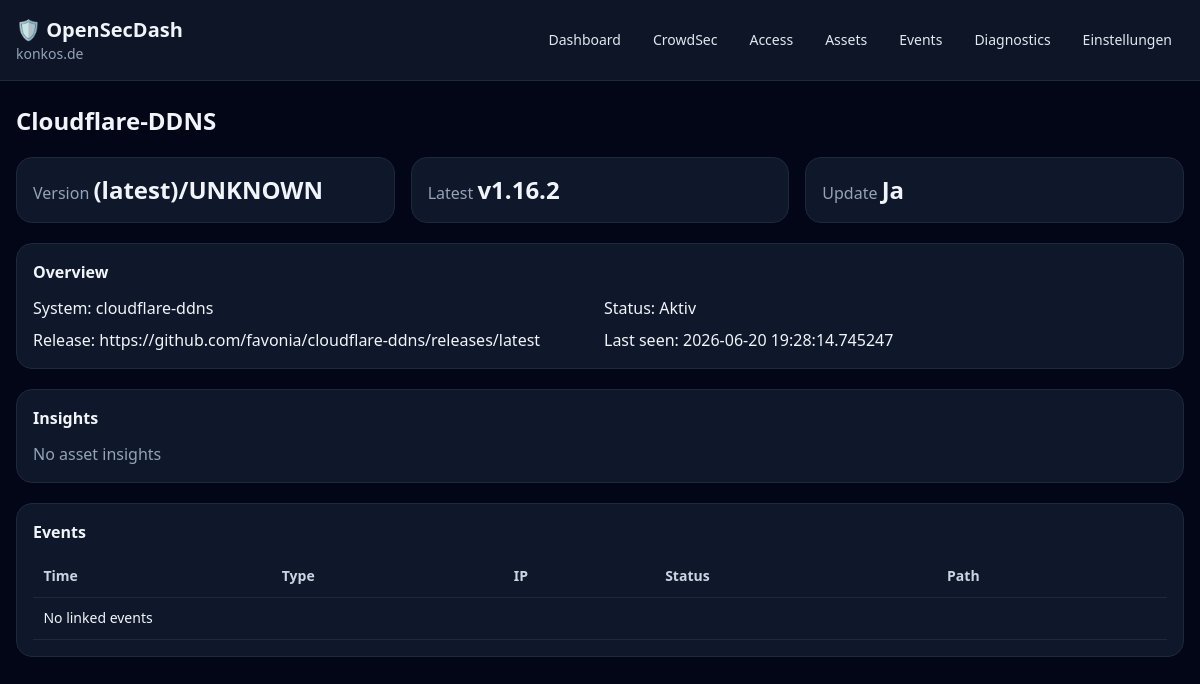
Page /assets/10 on the committed database.
### app/models/settings.py (models this page shows)
class Setting(Base):
    __tablename__ = "settings"
    id: Mapped[int] = mapped_column(primary_key=True)
    key: Mapped[str] = mapped_column(
        String(100),
        unique=True,
        index=True,
    )
    value: Mapped[str] = mapped_column(
        String(5000)
    )

### app/models/assets.py (models this page shows)
class Asset(Base):
    __tablename__ = "assets"
    id: Mapped[int] = mapped_column(primary_key=True)
    system_id: Mapped[int] = mapped_column(ForeignKey("systems.id"), index=True)
    system = relationship("System", back_populates="assets")
    name: Mapped[str] = mapped_column(String(255), index=True)
    type: Mapped[str] = mapped_column(String(50), default="application")
    description: Mapped[str | None] = mapped_column(Text, nullable=True)
    enabled: Mapped[bool] = mapped_column(Boolean, default=True)
    is_active: Mapped[bool] = mapped_column(Boolean, default=True, index=True)
    last_seen: Mapped[datetime | None] = mapped_column(DateTime, nullable=True)
    hostname: Mapped[str | None] = mapped_column(String(255), nullable=True, index=True)
    url: Mapped[str | None] = mapped_column(String(2048), nullable=True)
    version: Mapped[str] = mapped_column(String(255), default="")
    latest_version: Mapped[str | None] = mapped_column(String(255), nullable=True)
    icon: Mapped[str | None] = mapped_column(String(255), nullable=True)
    tags: Mapped[dict | None] = mapped_column(JSON, nullable=True)
    release_url: Mapped[str | None] = mapped_column(String(2048), nullable=True)
    release_api_url: Mapped[str | None] = mapped_column(String(2048), nullable=True)
    release_web_url: Mapped[str | None] = mapped_column(String(2048), nullable=True)
    update_check_type: Mapped[str] = mapped_column(String(50), default="github_release")
    update_available: Mapped[bool] = mapped_column(Boolean, default=False, index=True)
    last_checked: Mapped[datetime | None] = mapped_column(DateTime, nullable=True)

### app/models/systems.py (models this page shows)
class System(Base):
    __tablename__ = "systems"
    id: Mapped[int] = mapped_column(primary_key=True)
    vmid: Mapped[str] = mapped_column(String(100), unique=True, index=True)
    hostname: Mapped[str] = mapped_column(String(255), index=True)
    system_type: Mapped[str] = mapped_column(String(100), default="custom")
    last_seen: Mapped[datetime | None] = mapped_column(DateTime, nullable=True)
    assets = relationship("Asset", back_populates="system")

### app/api/pages.py (the view)
@router.get("/assets/{asset_id}")
def asset_page(asset_id: int, request: Request, db: Session = Depends(get_db)):
    asset = db.query(Asset).filter(Asset.id == asset_id).first()
    if asset is None:
        raise HTTPException(status_code=404, detail="Asset not found")
    events = db.query(Event).filter(Event.asset_id == asset.id).order_by(Event.event_time.desc()).limit(100).all()
    insights = db.query(Insight).filter(Insight.asset_id == asset.id).order_by(Insight.timestamp.desc()).limit(50).all()
    return render(request, db, "asset.html", asset=asset, events=events, insights=insights)

### app/templates/asset.html (shortened to what this page needs)
{% extends "base.html" %}
{% block content %}
    <h2 class="text-2xl font-semibold mb-5">{{ asset.name }}</h2>
    <section class="grid grid-cols-1 md:grid-cols-3 gap-4 mb-5">
        <div class="card">
            <span class="muted">Version</span>
            <strong class="text-2xl">{{ asset.version }}</strong>
        </div>
        <div class="card">
            <span class="muted">Latest</span>
            <strong class="text-2xl">{{ asset.latest_version or '-' }}</strong>
        </div>
        <div class="card">
            <span class="muted">Update</span>
            <strong class="text-2xl">{{ t("common.yes") if asset.update_available else t("common.no") }}</strong>
        </div>
    </section>
    <div class="card mb-5">
        <h3 class="font-semibold mb-3">Overview</h3>
        <div class="grid md:grid-cols-2 gap-2">
            <div>System: {{ asset.system.hostname if asset.system else '-' }}</div>
            <div>Status: {{ t("assets.active") if asset.is_active else t("assets.inactive") }}</div>
            <div>Release: {% if asset.release_url %}
                <a href="{{ asset.release_url }}" target="_blank">{{ asset.release_url }}</a>
                {% else %}
                    -
                {% endif %}
            </div>
            <div>Last seen: {{ asset.last_seen or '-' }}</div>
        </div>
    </div>
    <div class="card mb-5">
        <h3 class="font-semibold mb-3">Insights</h3>
        {% for insight in insights %}
            <div class="row">
                <span>{{ insight.title }}
                    <br>
                    <small class="muted">{{ insight.description }}</small>
                </span>
                <b>{{ insight.level }}</b>
            </div>
        {% else %}
            <p class="muted">No asset insights</p>
        {% endfor %}
    </div>
    <div class="card overflow-x-auto">
        <h3 class="font-semibold mb-3">Events</h3>
        <table class="w-full text-sm">
            <thead>
                <tr>
                    <th>Time</th>
                    <th>Type</th>
                    <th>IP</th>
                    <th>Status</th>
                    <th>Path</th>
                </tr>
            </thead>
            <tbody>
                {% for event in events %}
                    <tr>
                        <td>{{ event.event_time }}</td>
                        <td>{{ event.event_type }}</td>
                        <td>{{ event.ip or '-' }}</td>
                        <td>{{ event.status_code or '-' }}</td>
                        <td>{{ event.path or '-' }}</td>
                    </tr>
                {% else %}
                    <tr>
                        <td colspan="5">No linked events</td>
                    </tr>
                {% endfor %}
            </tbody>
        </table>
    </div>
{% endblock %}

### app/templates/base.html (shortened to what this page needs)
<!doctype html>
<html lang="{{ language }}" x-data="{menu:false}">
    <head>
        <script src="https://cdn.tailwindcss.com"></script>
        <link rel="stylesheet" href="/static/css/app.css">
    </head>
    <body class="bg-slate-950 text-slate-100 min-h-screen">
        <header class="border-b border-slate-800 bg-slate-900/90 sticky top-0 z-10">
            <div class="max-w-7xl mx-auto px-4 py-4 flex items-center justify-between gap-4">
                <a href="/" class="flex flex-col">
                    <span class="text-xl font-bold">🛡 {{ t("app.name") }}</span>
                    <span class="text-sm text-slate-400">{{ domain or "local instance" }}</span>
                </a>
                <nav class="hidden md:flex gap-2 text-sm">
                    <a class="nav" href="/">{{ t("nav.dashboard") }}</a>
                    <a class="nav" href="/crowdsec">CrowdSec</a>
                    <a class="nav" href="/access">Access</a>
                    <a class="nav" href="/assets">{{ t("nav.assets") }}</a>
                    <a class="nav" href="/events">{{ t("nav.events") }}</a>
                    <a class="nav" href="/diagnostics">Diagnostics</a>
                    <a class="nav" href="/settings">{{ t("nav.settings") }}</a>
                </nav>
            </div>
        </header>
        <main class="max-w-7xl mx-auto px-4 py-6">
            {% block content %}{% endblock %}
        </main>
    </body>
</html>

### app/static/css/app.css (style rules this page uses)
a { color: #93c5fd; }
th { color: #cbd5e1; font-weight: 600; text-align: left; }
td, th { border-bottom: 1px solid rgb(30 41 59); padding: .65rem; vertical-align: top; }
.nav { border-radius: .6rem; color: #e2e8f0; padding: .5rem .75rem; }
.card { background: rgb(15 23 42); border: 1px solid rgb(30 41 59); border-radius: 1rem; padding: 1rem; }
.muted { color: #94a3b8; }

### rows in the picture
Setting: value "konkos.de"
Asset: name "Cloudflare-DDNS", version "(latest)/UNKNOWN", latest_version "v1.16.2", update_available "Ja", is_active "Aktiv", release_url "https://github.com/favonia/cloudflare-ddns/releases/latest", last_seen "2026-06-20 19:28:14.745247"
System: system "cloudflare-ddns"

### other values in the picture
{{ t("app.name") }} "OpenSecDash"
{{ t("nav.dashboard") }} "Dashboard"
{{ t("nav.assets") }} "Assets"
{{ t("nav.events") }} "Events"
{{ t("nav.settings") }} "Einstellungen"
